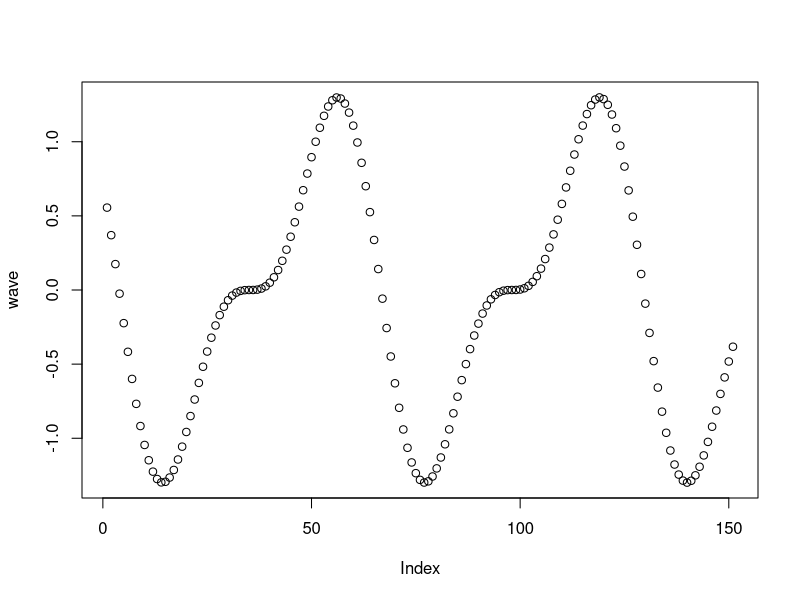

The R script that drew this image:
# Exercise 1: creating and operating on vectors

# Create a vector `names` that contains your name and the names of 2 people 
# next to you. Print the vector.
names <- c("Larry", "Daniel", "Huiran")

# Use the colon operator : to create a vector `n` of numbers from 10:49
n <- 10:49

# Use the `length()` function to get the number of elements in `n`
num_n <- length(n)

# Add 1 to each element in `n` and print the result
result <- 1 + n
print(result)

# Create a vector `m` that contains the numbers 10 to 1 (in that order). 
# Hint: use the `seq()` function
?seq()
m <- c(seq(10,1))

# Subtract `m` FROM `n`. Note the recycling!
result_2 <- n - m

# Use the `seq()` function to produce a range of numbers from -5 to 10 in `0.1`
# increments. Store it in a variable `x_range`
x_range <- c(seq(-5, 10, by = 0.1))
print(x_range)

# Create a vector `sin_wave` by calling the `sin()` function on each element 
# in `x_range`.
sin_wave <- cos(x_range)

# Create a vector `cos_wave` by calling the `cos()` function on each element 
# in `x_range`.
cos_wave <- sin(x_range)

# Create a vector `wave` by multiplying `sin_wave` and `cos_wave` together, then
# adding `sin_wave` to the product
wave <- sin_wave * cos_wave + sin_wave

# Use the `plot()` function to plot your `wave`!
plot(wave)
